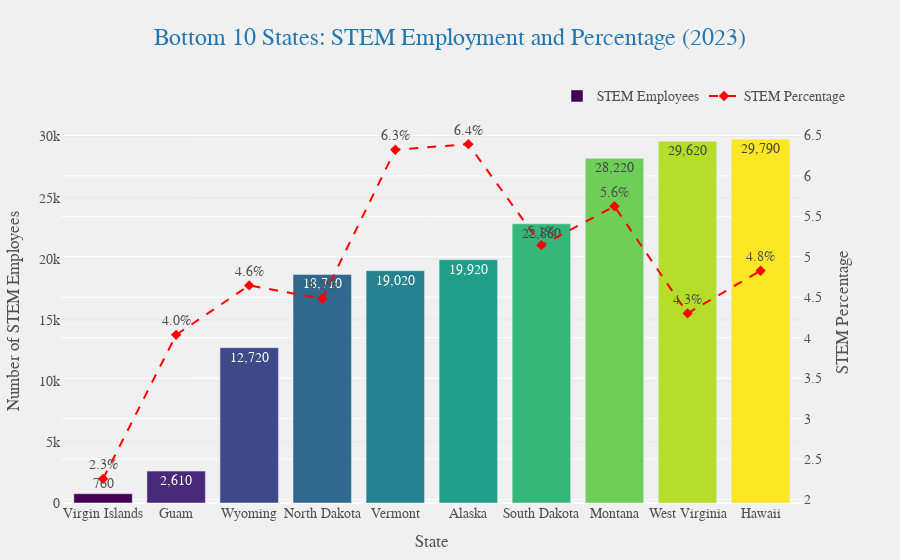

Notebook code cell kept with this figure:
### Code cell
import plotly.express as px
import plotly.graph_objects as go
from plotly.subplots import make_subplots

# Slicing
df_2023 = df[df['year'] == 2023]

# Sort the DataFrame by STEM employment in ascending order and get the bottom 10
bottom_10_states = df_2023.sort_values('tot_emp_STEM', ascending=True).head(10)

# Calculate STEM percentage
bottom_10_states['STEM_percentage'] = bottom_10_states['STEM_percentage']

# Create a custom color scale
colors = px.colors.sequential.Viridis[:len(bottom_10_states)]

# Create figure with secondary y-axis
fig = make_subplots(specs=[[{"secondary_y": True}]])

# Add bar chart
fig.add_trace(
    go.Bar(
        x=bottom_10_states['area_name'],
        y=bottom_10_states['tot_emp_STEM'],
        marker_color=colors,
        text=bottom_10_states['tot_emp_STEM'].apply(lambda x: f'{x:,}'),
        textposition='auto',
        name='STEM Employees',
        hovertemplate='%{x}<br>STEM Employees: %{text}<extra></extra>'
    ),
    secondary_y=False,
)

# Add dashed line for STEM percentage
fig.add_trace(
    go.Scatter(
        x=bottom_10_states['area_name'],
        y=bottom_10_states['STEM_percentage'],
        mode='lines+markers+text',
        name='STEM Percentage',
        line=dict(color='red', dash='dash'),
        marker=dict(symbol='diamond', size=8, color='red'),
        text=bottom_10_states['STEM_percentage'].apply(lambda x: f'{x:.1f}%'),
        textposition='top center',
        hovertemplate='%{x}<br>STEM Percentage: %{y:.1f}%<extra></extra>'
    ),
    secondary_y=True,
)

# Customize the layout
fig.update_layout(
    title={
        'text': 'Bottom 10 States: STEM Employment and Percentage (2023)',
        'y':0.95,
        'x':0.5,
        'xanchor': 'center',
        'yanchor': 'top',
        'font': dict(size=24, color='#1f77b4')
    },
    xaxis_title='State',
    yaxis_title='Number of STEM Employees',
    xaxis={'tickangle': 0},
    plot_bgcolor='rgba(240,240,240,0.95)',
    paper_bgcolor='rgba(240,240,240,0.95)',
    font=dict(family="Arial", size=14, color="#505050"),
    legend=dict(
        orientation="h",
        yanchor="bottom",
        y=1.02,
        xanchor="right",
        x=1
    ),
    margin=dict(l=50, r=50, t=120, b=50),
)

# Update yaxis properties
fig.update_yaxes(title_text="Number of STEM Employees", secondary_y=False)
fig.update_yaxes(title_text="STEM Percentage", secondary_y=True)

# Add a subtle grid
fig.update_yaxes(showgrid=True, gridwidth=1, gridcolor='rgba(200,200,200,0.2)', secondary_y=False)

### Figure 1 — Plotly figure (JSON) as saved in the notebook; plotly's stock layout.template omitted (floating-point values rounded to 4 significant figures)
{"data": [{"hovertemplate": "%{x}<br>STEM Employees: %{text}<extra></extra>", "marker": {"color": ["#440154", "#482878", "#3e4989", "#31688e", "#26828e", "#1f9e89", "#35b779", "#6ece58", "#b5de2b", "#fde725"]}, "name": "STEM Employees", "text": ["760", "2,610", "12,720", "18,710", "19,020", "19,920", "22,860", "28,220", "29,620", "29,790"], "textposition": "auto", "type": "bar", "x": ["Virgin Islands", "Guam", "Wyoming", "North Dakota", "Vermont", "Alaska", "South Dakota", "Montana", "West Virginia", "Hawaii"], "xaxis": "x", "y": [760, 2610, 12720, 18710, 19020, 19920, 22860, 28220, 29620, 29790], "yaxis": "y"}, {"hovertemplate": "%{x}<br>STEM Percentage: %{y:.1f}%<extra></extra>", "line": {"color": "red", "dash": "dash"}, "marker": {"color": "red", "size": 8, "symbol": "diamond"}, "mode": "lines+markers+text", "name": "STEM Percentage", "text": ["2.3%", "4.0%", "4.6%", "4.5%", "6.3%", "6.4%", "5.1%", "5.6%", "4.3%", "4.8%"], "textposition": "top center", "type": "scatter", "x": ["Virgin Islands", "Guam", "Wyoming", "North Dakota", "Vermont", "Alaska", "South Dakota", "Montana", "West Virginia", "Hawaii"], "xaxis": "x", "y": [2.255, 4.035, 4.647, 4.481, 6.324, 6.393, 5.144, 5.625, 4.301, 4.828], "yaxis": "y2"}], "layout": {"font": {"color": "#505050", "family": "Arial", "size": 14}, "legend": {"orientation": "h", "x": 1, "xanchor": "right", "y": 1.02, "yanchor": "bottom"}, "margin": {"b": 50, "l": 50, "r": 50, "t": 120}, "paper_bgcolor": "rgba(240,240,240,0.95)", "plot_bgcolor": "rgba(240,240,240,0.95)", "title": {"font": {"color": "#1f77b4", "size": 24}, "text": "Bottom 10 States: STEM Employment and Percentage (2023)", "x": 0.5, "xanchor": "center", "y": 0.95, "yanchor": "top"}, "xaxis": {"anchor": "y", "domain": [0, 0.94], "tickangle": 0, "title": {"text": "State"}}, "yaxis": {"anchor": "x", "domain": [0, 1], "gridcolor": "rgba(200,200,200,0.2)", "gridwidth": 1, "showgrid": true, "title": {"text": "Number of STEM Employees"}}, "yaxis2": {"anchor": "x", "overlaying": "y", "side": "right", "title": {"text": "STEM Percentage"}}}}
